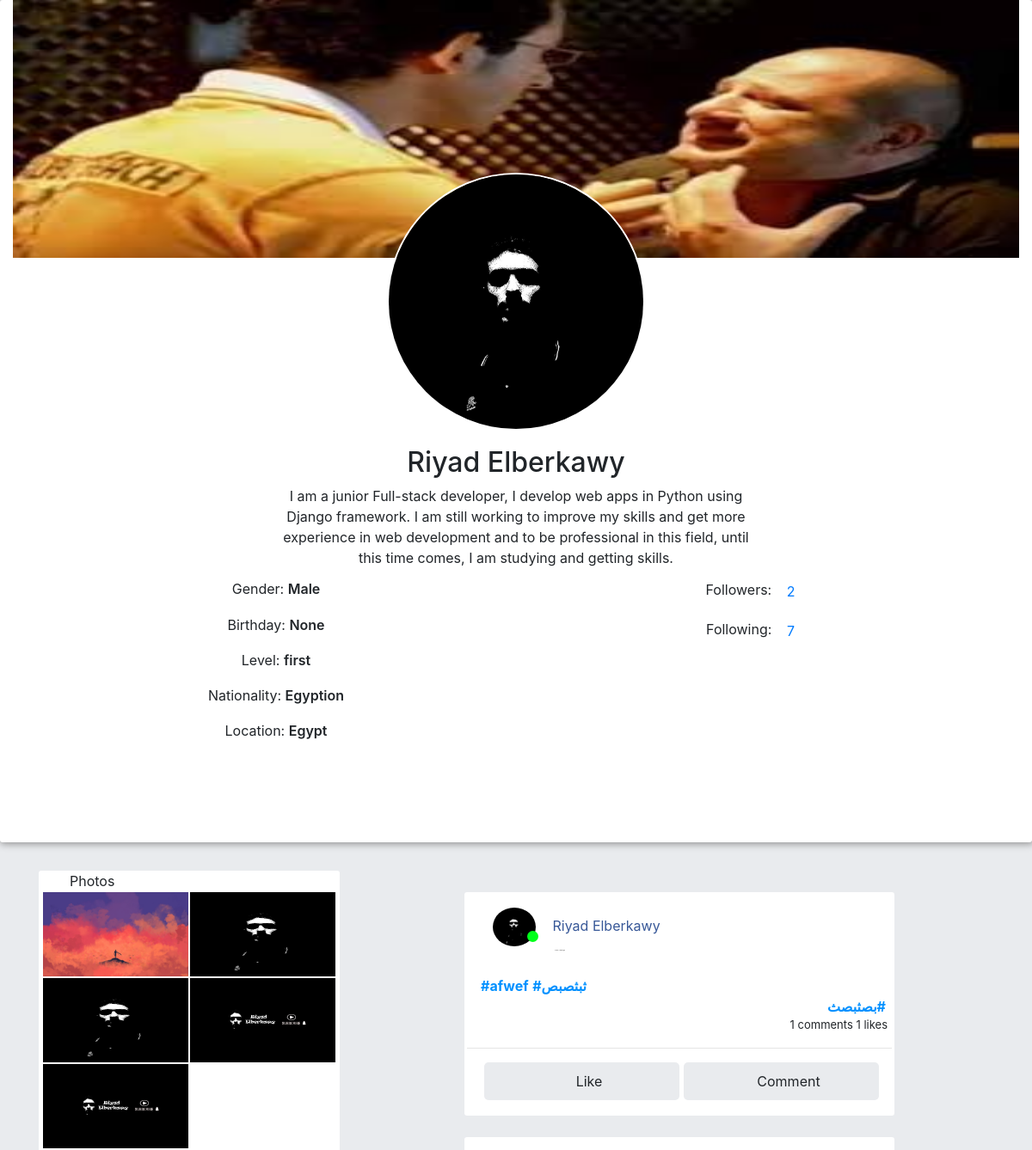
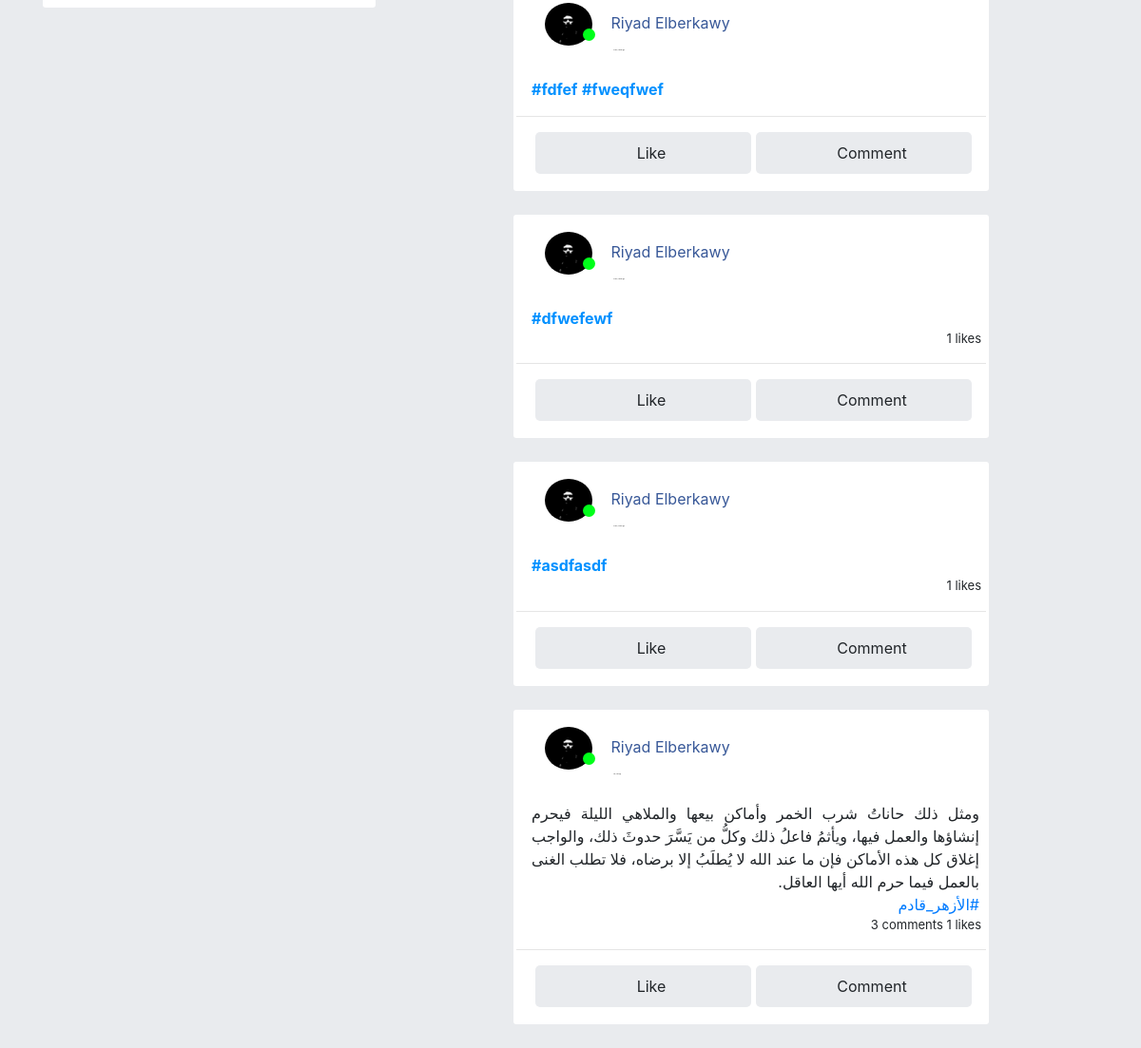
Screenshot of /RiyadElberkawy with the database file from the repository (2 pictures, top to bottom).
### accounts/models.py (models this page shows, shortened)
class Profile(models.Model):
	user                = models.OneToOneField(Users, on_delete=models.CASCADE, related_name='profile')
	picture				= models.ImageField(upload_to=profile_picture_upload, default="default.jpg")
	cover				= models.ImageField(upload_to=profile_cover_upload, default="default.jpg")
	bio					= models.TextField(max_length=300, blank=True, null=True)
	university			= models.CharField(max_length=30)
	faculty				= models.CharField(max_length=30)
	level				= models.CharField(max_length=30)
	nationality			= models.CharField(max_length=30)
	location			= models.CharField(max_length=30)
	followers 			= models.ManyToManyField(Users, related_name='followers', default=None, blank=True)
	following 			= models.ManyToManyField(Users, related_name='following', default=None, blank=True)

class Users(AbstractBaseUser):
	GENDER = [
		('Male', 'Male'),
		('Female', 'Female'),
	]
	email 					= models.EmailField(verbose_name="email", max_length=60, unique=True)
	username 				= models.CharField(max_length=30, unique=True)
	first_name				= models.CharField(max_length=30)
	last_name				= models.CharField(max_length=30)
	birthday				= models.DateField(blank=True, null=True)
	gender					= models.CharField(max_length=10, choices=GENDER , null=True, blank=True, default="Male")
	is_admin				= models.BooleanField(default=False)
	is_active				= models.BooleanField(default=True)
	is_staff				= models.BooleanField(default=False)
	is_superuser			= models.BooleanField(default=False)
	is_online				= models.BooleanField(default=False)
	date_joined 			= models.DateTimeField(verbose_name='date joined', auto_now_add=True)
	last_login 				= models.DateTimeField(verbose_name='last login', auto_now=True)
	USERNAME_FIELD = 'email'
	REQUIRED_FIELDS = ['username']
	objects = MyAccountManager()

### posts/models.py (models this page shows, shortened)
class Post(models.Model):
    author          = models.ForeignKey(Users, on_delete=models.CASCADE, related_name='posts', blank=True, null=True)
    community       = models.ForeignKey(Community, on_delete=models.CASCADE, default=None, related_name='posts', blank=True, null=True)
    content         = RichTextField(blank=True, null=True)
    image           = models.ImageField(upload_to=post_image_upload, default=None, null=True, blank=True)
    created_at      = models.DateTimeField(default=timezone.now)
    update_at       = models.DateTimeField(auto_now=True)
    viewers         = models.ManyToManyField(Users, related_name='viewed_posts', default=None, blank=True)
    likes          = models.ManyToManyField(Users, related_name='liked_posts', default=None, blank=True)

### accounts/views.py (the view)
# urls.py: path('<str:username>', views.profile, name='profile'),
def profile(request, username):
    x = request.user
    if x.is_authenticated:
        user = Users.objects.get(username=x)
    else:
        user = None
    profile_user = get_object_or_404(Profile, user__username=username)
    posts = profile_user.user.posts.all().order_by('-created_at')
    comments = Comment.objects.all().order_by("-created_at")
    page = request.GET.get('page', 1)
    paginator = Paginator(posts, 5)
    try:
        posts = paginator.page(page)
    except PageNotAnInteger:
        posts = paginator.page(1)
    except EmptyPage:
        posts = paginator.page(paginator.num_pages)
    media_root = settings.MEDIA_ROOT
    try:
        pictures   = os.listdir(f'{media_root}/profile/{profile_user.id}/picture')[:3]
        pictures   = reversed(pictures)
    except:
        pictures = None
    try:
        covers      = os.listdir(f'{media_root}/profile/{profile_user.id}/cover')[:3]
        covers      = reversed(covers)
    except:
        covers = None
    try:
        images      = os.listdir(f'{media_root}/profile/{profile_user.id}/posts')[:3]
        images      = reversed(images)
    except:
        images = None
    context = {
        'user': user,
        'profile' : profile_user,
        'pictures' : pictures,
        'covers' : covers,
        'images' : images,
        'media_url' : f"{settings.MEDIA_URL}\profile\{profile_user.id}",
        'posts' : posts,
        'comments': comments,
        'now': timezone.now
    }
    template = 'profile.html'
    return render(request, template, context)

### accounts/templates/profile.html (shortened to what this page needs)
{% extends 'base.html' %}
{% load static %}
{% block content %}
    <div class="p_h container-fluid">
        <div class="cover-page">
            <img src="{{ profile.cover.url }}">
        </div>
        <div class="user-p col">
            <img src="{{ profile.picture.url }}">
        </div>
        <div class="info-user container m-auto">
            <div class="row row-cols-1 justify-content-center">
                <div class="justify-content-center mb-2">
                    <h2 class="m-auto" >{{ profile.user.first_name }} {{ profile.user.last_name }}</h2>
                </div>
                <div class="row mb-2">
                    <div class="bio col-sm-6">
                        <span>
                            {% if profile.bio %}
                                {{ profile.bio }}
                            {% endif %}
                        </span>
                    </div>
                </div>
                <div class="container">
                    <div class="row row-cols-md-2 row-cols-1 offset-md-1 m-auto">
                        <div class="career col  row-cols-12 ">
                            <div class="col btn" >
                                <h6>Gender: <span>{{ profile.user.gender }}</span></h6>
                            </div>
                            <div class="col btn" >
                                <h6>Birthday: <span>{{ profile.user.birthday }}</span></h6>
                            </div>
                            <div class="col btn" >
                                <h6>Level: <span>{{profile.level}}</span></h6>
                            </div>
                            <div class="col btn" >
                                <h6>Nationality: <span>{{ profile.nationality }}</span></h6>
                            </div>
                            <div class="col btn" >
                                <h6>Location: <span>{{ profile.location }}</span></h6>
                            </div>
                        </div>
                        <div class="career col row-cols-12">
                            <div class="col" >
                                <h6>Followers: <span><a class="btn" style="color: #007bff">{{ profile.followers.count }}</a></span></h6>
                                <h6>Following: <span><a class="btn" style="color: #007bff">{{ profile.following.count }}</a></span></h6>
                            </div>
                        </div>
                    </div>
                </div>
            </div>
        </div>
    </div>
    <div class="container">
        <div class="row row-cols-1 row-cols-md-2">
            <div class="col-md-4" style="margin-bottom: 25px;">
                <div class="sticky-top"  style=" z-index: unset; top: 77px;">
                    {% if pictures or covers or images %}
                        <div class="photos row row-cols-2 container m-auto">
                        <span class="col-12"><i class="icofont-ui-image" style="color: #4cd433;"></i> Photos</span>
                        <br>
                        {% for picture in pictures %}
                            <img src="{{ media_url }}\picture\{{ picture }}" alt="photo">
                        {% endfor %}
                        {% for cover in covers %}
                            <img src="{{ media_url }}\cover\{{ cover }}" alt="photo">
                        {% endfor %}
                        {% for image in images %}
                            <img src="{{ media_url }}\posts\{{ image }}" alt="photo">
                        {% endfor %}
                    </div>
                    {% endif %}
                </div>
            </div>
            <br>
            <div id="posts-list" class="container col">
                <div class="row row-cols-1">
                    <div id="time-line">
                        {% for post in posts %}
                            {% include 'post-box.html' %}
                        {% endfor %}
                    </div>
                </div>
            </div>
        </div>
    </div>
{% endblock %}

### templates/post-box.html (shortened to what this page needs)
    <div class="post">
        <div data-key="{{ post.id }}" class="post-body col container">
            <div class="row row-cols-1">
                <div class="publisher col">
                    <div style="position: relative;display: flex; flex-wrap: wrap;">
                        <a href="{% url 'profile' post.author.username %}">
                            <img src="{{ post.author.profile.picture.url }}" alt="{{ post.author.username }}" class="col">
                            <span style="color: #385898" >{{ post.author.first_name }} {{ post.author.last_name }}</span>
                        </a>
                        {% if post.author.is_online %}
                                <span class="online" style="position: absolute;top: 27px;left: 55px;"></span>
                        {% endif %}
                    </div>
                    {% if post.created_at|date:'P' == now|date:'P' %}
                        <span class="since" style="color: #007bff">Now</span>
                    {% elif post.created_at|date:'Y' <  now|date:'Y' %}
                        <span class="since">{{ post.created_at|date:'Y,M,d' }}</span>
                    {% else %}
                        <span class="since">{{ post.created_at|timesince }} ago</span>
                    {% endif %}
                </div>
                <div class="post-content col">
                    {{ post.content |safe}}
                </div>
                <ul class="stat" style="text-align: end; list-style: none; margin: 0; padding: 0px 5px; font-size: small;">
                    {% if post.comments.count > 0 %}
                        <span>{{ post.comments.count }} comments</span>
                    {% endif %}
                    {% if post.likes.count > 0 %}
                        <span>{{ post.likes.count }} likes</span>
                    {% endif %}
                </ul>
                <hr>
                <div class="_ip col">
                    <ul class="row">
                        {% if request.user in post.likes.all %}
                            <a class="btn col like-btn active">
                                <i class="icofont-like"></i>
                                <span>Like</span>
                            </a>
                            {% else %}
                                <a class="btn col like-btn">
                                    <i class="icofont-like"></i>
                                    <span>Like</span>
                                </a>
                        {% endif %}
                        <a class="btn col comment-btn">
                            <i class="icofont-comment"></i>
                            <span>Comment</span>
                        </a>
                    </ul>
                </div>
            </div>
        </div>
    </div>

### static/css/style.css (style rules this page uses)
html { scroll-behavior: smooth; }
body { background-color: #e9ebee; overflow-wrap: break-word; }
a { outline: none; text-decoration:none; }
span { display: inline-block; }
#time-line { margin-top: 25px; }
.post { margin-bottom: 25px; }
.post-body { background-color: #fff; border-radius: 3px ; padding: 18px; width: 500px; }
.publisher img { width: 80px; height: 45px; border-radius: 100%; }
.online { height: 13px; width: 13px; background-color: #00ff1a; border-radius: 50%; display: inline-block }
.since { position: relative; left: 87px; top: -13px; font-size: 1px; font-weight: 500; color: #000000d1; }
.post-content { padding: 10px 7px 0px 16px; overflow: hidden; }
.post-content p { margin-bottom: 0px; text-align: justify; }
._ip ul { padding: 0; margin: 0; list-style: none; display: flex; flex-wrap: wrap; justify-content: center; text-align: center; flex-direction: row; }
._ip ul a { background: #e9ebee; color: unset; padding: 9px; margin-left: 5px; overflow-wrap: break-word; border-radius: 5px; }
.hash-tag { font-weight: bold; color: #0090ff; }
.p_h { justify-content: center; text-align: center; background-color: white; margin-bottom: 33px; box-shadow: 1px 1px 8px 1px #929292; border-radius: 3px; }
.cover-page { width: 100%; height: 300px; overflow: hidden; }
.cover-page img { width: 100%; height: 100%; position: relative; }
.user-p { width: 300px; height: 300px; border: 2px solid #fff; margin: auto; border-radius: 100%; overflow: hidden; position: relative; top: -99px; padding: 0; }
.user-p img { width: 100%; height: 100%; }
.info-user { padding: 12px; position: relative; top: -93px; }
.bio { margin: auto; position: relative; white-space: inherit; overflow-wrap: break-word; }
.career h6 { font-weight: unset; }
.career span { font-weight: 600; }
.photos { background-color: #fff; padding: 0px 4px 9px; border-radius: 3px; }
.photos img { width: 100px; height: 100px; border: 1px solid #fff; }

### rows the page displays
Profile: cover (placeholder picture), picture (picture), user.first_name "Riyad", user.last_name "Elberkawy", bio "I am a junior Full-stack developer, I develop web apps in Python using Django framework. I am still working to improve my skills and get more experience in web development and to be professional in this field, until this time comes, I am studying and getting skills.", user.gender "Male", user.birthday "None", level "first", nationality "Egyption", location "Egypt", followers.count "2", following.count "7"
Post: author.profile.picture (picture), author.first_name "Riyad", author.last_name "Elberkawy", content "#afwef #ثبثصبص #بصثبصث", comments.count "1", likes.count "1", shows "Like"
Post: author.profile.picture (picture), author.first_name "Riyad", author.last_name "Elberkawy", content "#fdfef #fweqfwef", shows "Like"
Post: author.profile.picture (picture), author.first_name "Riyad", author.last_name "Elberkawy", content "#dfwefewf", likes.count "1", shows "Like"
Post: author.profile.picture (picture), author.first_name "Riyad", author.last_name "Elberkawy", content "#asdfasdf", likes.count "1", shows "Like"
Post: author.profile.picture (picture), author.first_name "Riyad", author.last_name "Elberkawy", content "ومثل ذلك حاناتُ شرب الخمر وأماكن بيعها والملاهي الليلة فيحرم إنشاؤها والعمل فيها، ويأثمُ فاعلُ ذلك وكلُّ من يَسَّرَ حدوثَ ذلك، والواجب إغلاق كل هذه الأماكن فإن ما عند الله لا يُطلَبُ إلا برضاه، فلا تطلب الغنى بالعمل فيما حرم الله أيها العاقل. #الأزهر_قادم", comments.count "3", likes.count "1", shows "Like"
